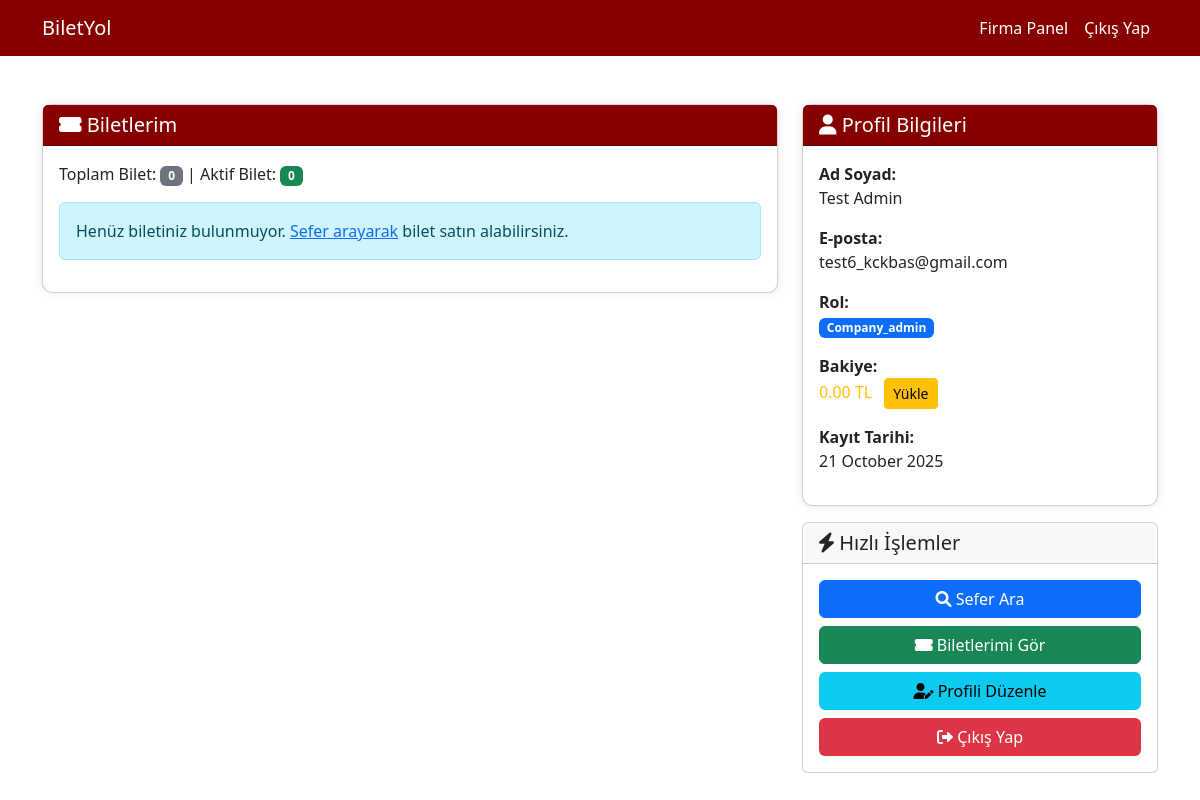
The app's page /frontend/account.php (signed in) with its own data.
### tables this page shows
CREATE TABLE user (
            id INTEGER PRIMARY KEY AUTOINCREMENT,
            full_name TEXT NOT NULL,
            email TEXT NOT NULL UNIQUE,
            password TEXT NOT NULL,
            role TEXT NOT NULL CHECK (role IN ('user', 'company_admin', 'admin')),
            balance REAL DEFAULT 0.0,
            company_id INTEGER,
            created_at DATETIME DEFAULT CURRENT_TIMESTAMP,
            updated_at DATETIME DEFAULT CURRENT_TIMESTAMP,
            FOREIGN KEY (company_id) REFERENCES companies(id) ON DELETE SET NULL
        );

### frontend/account.php (the view, shortened to what this page needs)
<?php
include '../backend/db_connect.php';
$user_id = $_SESSION['user_id'];
try {
    $stmt = $db->prepare("SELECT full_name, email, balance, role FROM user WHERE id = :id");
    $stmt->bindParam(':id', $user_id, PDO::PARAM_INT);
    $stmt->execute();
    $user = $stmt->fetch(PDO::FETCH_ASSOC);
    $user_full_name = htmlspecialchars($user['full_name']);
    $user_email = htmlspecialchars($user['email']);
    $user_balance = htmlspecialchars(number_format($user['balance'], 2)) . ' TL';
    $user_role = htmlspecialchars($user['role']);
    $stmt = $db->prepare("SELECT COUNT(*) as total FROM tickets WHERE user_id = :id");
    $stmt->bindParam(':id', $user_id, PDO::PARAM_INT);
    $stmt->execute();
    $ticket_count = $stmt->fetch(PDO::FETCH_ASSOC);
    $total_tickets = htmlspecialchars($ticket_count['total']);
    $stmt = $db->prepare("SELECT COUNT(*) as active FROM tickets WHERE user_id = :id AND status = 'active'");
    $stmt->bindParam(':id', $user_id, PDO::PARAM_INT);
    $stmt->execute();
    $active_count = $stmt->fetch(PDO::FETCH_ASSOC);
    $active_tickets = htmlspecialchars($active_count['active']);
    $stmt = $db->prepare("
        SELECT t.id, t.seat_number, t.price_paid, t.status, t.created_at,
               tr.departure_city, tr.destination_city, tr.departure_time,
               c.name AS company_name
        FROM tickets t
        JOIN trips tr ON t.trip_id = tr.id
        JOIN companies c ON tr.company_id = c.id
        WHERE t.user_id = :user_id
        ORDER BY t.created_at DESC
    ");
    $stmt->bindParam(':user_id', $user_id, PDO::PARAM_INT);
    $stmt->execute();
    $tickets = $stmt->fetchAll(PDO::FETCH_ASSOC);
    $stmt = $db->prepare("SELECT created_at FROM user WHERE id = :id");
    $stmt->bindParam(':id', $user_id, PDO::PARAM_INT);
    $stmt->execute();
    $registration_date = $stmt->fetchColumn();
    $registration_date = date('d F Y', strtotime($registration_date));
} catch (PDOException $e) {
    header("Location: login.php");
    exit;
}
?>
<!DOCTYPE html>
<html lang="tr">
<head>
    <link href="https://cdn.jsdelivr.net/npm/bootstrap@5.3.0/dist/css/bootstrap.min.css" rel="stylesheet">
    <link href="https://cdnjs.cloudflare.com/ajax/libs/font-awesome/6.0.0-beta3/css/all.min.css" rel="stylesheet">
</head>
<body>
    <nav class="navbar navbar-expand-lg" style="background-color: #870000;">
        <div class="container">
            <a class="navbar-brand text-white" href="../index.php">BiletYol</a>
            <div class="navbar-nav">
                <?php if (isset($_SESSION['role'])): ?>
                    <?php if ($_SESSION['role'] === 'admin'): ?>
                        <a class="nav-link text-white" href="admin_panel.php">Admin Panel</a>
                    <?php elseif ($_SESSION['role'] === 'company_admin'): ?>
                        <a class="nav-link text-white" href="company_admin_panel.php">Firma Panel</a>
                    <?php endif; ?>
                <?php endif; ?>
                <a class="nav-link text-white" href="logout.php">Çıkış Yap</a>
            </div>
        </div>
    </nav>
    <div class="container mt-5">
        <div class="row">
            <div class="col-md-8">
                <div class="card ticket-card">
                    <div class="card-header">
                        <h5 class="mb-0"><i class="fas fa-ticket-alt"></i> Biletlerim</h5>
                    </div>
                    <div class="card-body">
                        <p>
                            Toplam Bilet: <span class="badge bg-secondary"><?php echo $total_tickets; ?></span> |
                            Aktif Bilet: <span class="badge bg-success"><?php echo $active_tickets; ?></span>
                        </p>
                        <?php if (!empty($tickets)): ?>
                            <div class="table-responsive">
                                <table class="table table-striped">
                                    <thead>
                                        <tr>
                                            <th>Bilet ID</th>
                                            <th>Sefer</th>
                                            <th>Koltuk</th>
                                            <th>Fiyat</th>
                                            <th>Durum</th>
                                            <th>Tarih</th>
                                            <th>İşlem</th>
                                        </tr>
                                    </thead>
                                    <tbody>
                                        <?php foreach ($tickets as $ticket): ?>
                                            <tr>
                                                <td><?php echo htmlspecialchars($ticket['id']); ?></td>
                                                <td><?php echo htmlspecialchars($ticket['departure_city']) . ' → ' . htmlspecialchars($ticket['destination_city']); ?></td>
                                                <td><?php echo htmlspecialchars($ticket['seat_number']); ?></td>
                                                <td><?php echo htmlspecialchars(number_format($ticket['price_paid'], 2)); ?> TL</td>
                                                <td>
                                                    <span class="badge <?php echo $ticket['status'] === 'active' ? 'bg-success' : 'bg-danger'; ?>">
                                                        <?php echo htmlspecialchars(ucfirst($ticket['status'])); ?>
                                                    </span>
                                                </td>
                                                <td><?php echo htmlspecialchars(date('d.m.Y H:i', strtotime($ticket['created_at']))); ?></td>
                                                <td>
                                                    <?php if ($ticket['status'] === 'active'): ?>
                                                        <a href="../backend/generate_pdf.php?ticket_id=<?php echo $ticket['id']; ?>" class="btn btn-sm btn-info" target="_blank">
                                                            <i class="fas fa-file-pdf"></i> PDF
                                                        </a>
                                                        <a href="cancel_ticket.php?ticket_id=<?php echo $ticket['id']; ?>" class="btn btn-sm btn-danger">
                                                            <i class="fas fa-times"></i> İptal
                                                        </a>
                                                    <?php endif; ?>
                                                </td>
                                            </tr>
                                        <?php endforeach; ?>
                                    </tbody>
                                </table>
                            </div>
                        <?php else: ?>
                            <div class="alert alert-info">
                                Henüz biletiniz bulunmuyor. <a href="../index.php">Sefer arayarak</a> bilet satın alabilirsiniz.
                            </div>
                        <?php endif; ?>
                    </div>
                </div>
            </div>
            <div class="col-md-4">
                <div class="card profile-card">
                    <div class="card-header">
                        <h5 class="mb-0"><i class="fas fa-user"></i> Profil Bilgileri</h5>
                    </div>
                    <div class="card-body">
                        <div class="mb-3">
                            <strong>Ad Soyad:</strong><br>
                            <span><?php echo $user_full_name; ?></span>
                        </div>
                        <div class="mb-3">
                            <strong>E-posta:</strong><br>
                            <span><?php echo $user_email; ?></span>
                        </div>
                        <div class="mb-3">
                            <strong>Rol:</strong><br>
                            <span class="badge bg-primary"><?php echo ucfirst($user_role); ?></span>
                        </div>
                        <div class="mb-3">
                            <strong>Bakiye:</strong><br>
                            <span class="text-warning"><?php echo $user_balance; ?></span>
                            <a href="add_balance.php" class="btn btn-sm btn-warning ms-2">Yükle</a>
                        </div>
                        <div class="mb-3">
                            <strong>Kayıt Tarihi:</strong><br>
                            <span><?php echo $registration_date; ?></span>
                        </div>
                    </div>
                </div>
                <div class="card mt-3">
                    <div class="card-header">
                        <h5 class="mb-0"><i class="fas fa-bolt"></i> Hızlı İşlemler</h5>
                    </div>
                    <div class="card-body">
                        <a href="../index.php" class="btn btn-primary w-100 mb-2">
                            <i class="fas fa-search"></i> Sefer Ara
                        </a>
                        <a href="account.php" class="btn btn-success w-100 mb-2">
                            <i class="fas fa-ticket-alt"></i> Biletlerimi Gör
                        </a>
                        <a href="edit_profile.php" class="btn btn-info w-100 mb-2">
                            <i class="fas fa-user-edit"></i> Profili Düzenle
                        </a>
                        <a href="logout.php" class="btn btn-logout w-100">
                            <i class="fas fa-sign-out-alt"></i> Çıkış Yap
                        </a>
                    </div>
                </div>
            </div>
        </div>
    </div>
</body>
</html>

### frontend/account.php (style rules this page uses)
.ticket-card, .profile-card { border-radius: 10px; box-shadow: 0 0 10px rgba(0, 0, 0, 0.1); }
.ticket-card .card-header, .profile-card .card-header { background-color: #870000; color: white; }
.btn-logout { background-color: #dc3545; color: white; }

### records on screen
user: full_name "Test Admin", email "test6_kckbas@gmail.com", role "Company_admin", balance "0.00 TL", created_at "21 October 2025"

### other values on screen
$total_tickets "0"
$active_tickets "0"
